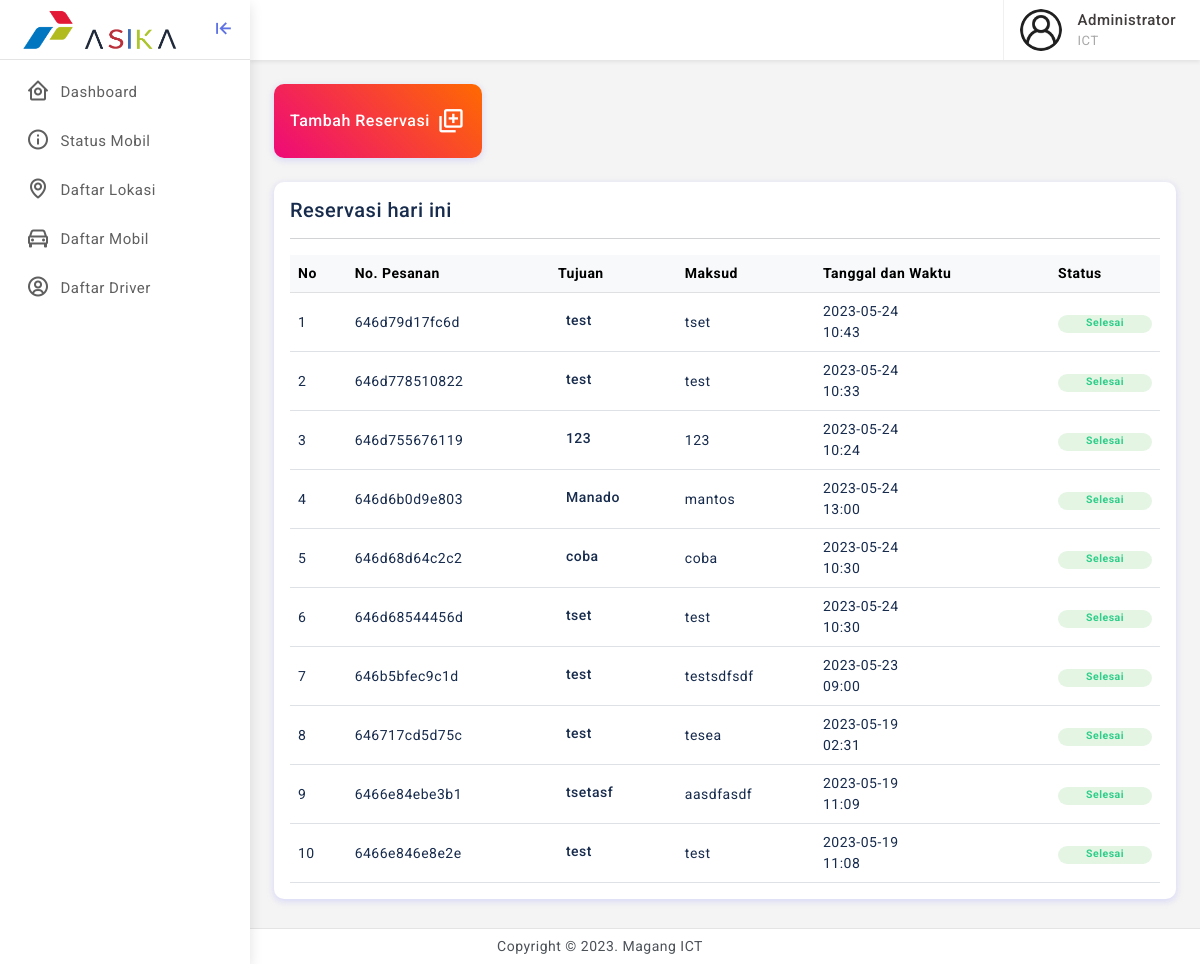
Page /dashboard/dashboard.php (signed in) on the earlier database version.
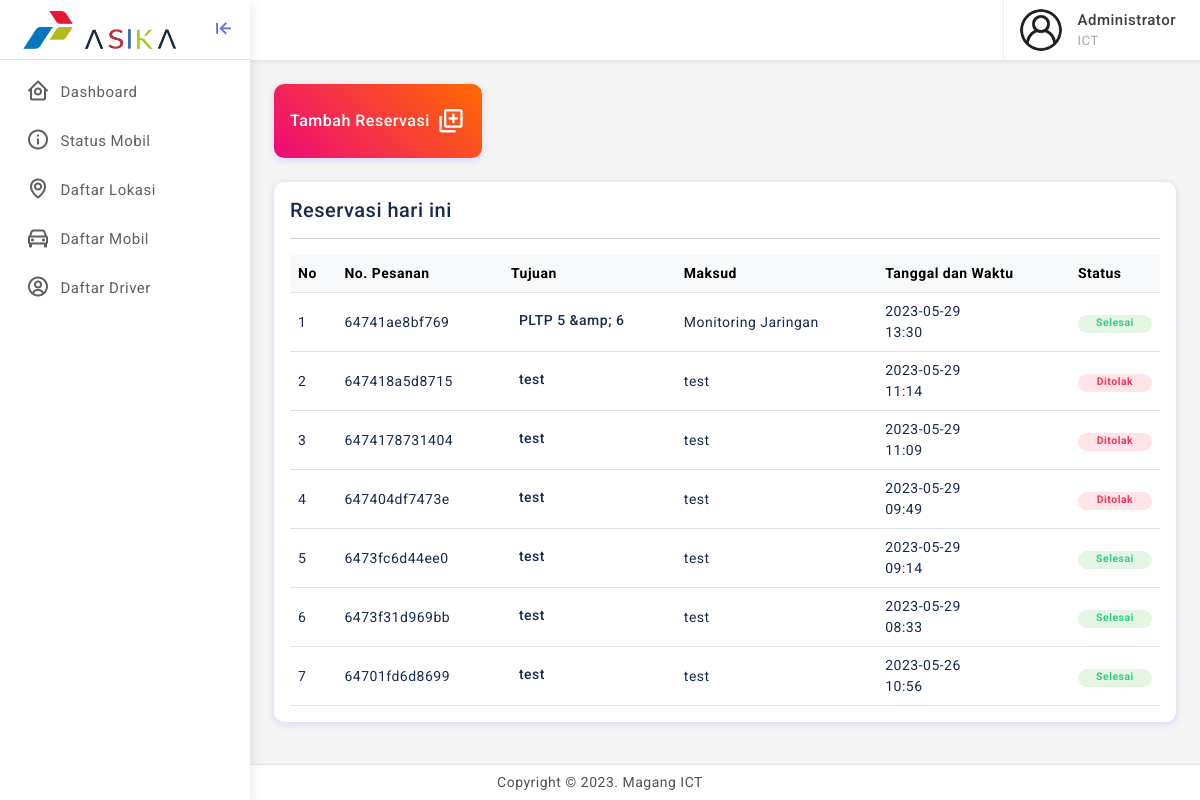
Same page on the later database version.
### tables this page shows
CREATE TABLE `tb_reservasi` (
  `id_reservasi` int(11) NOT NULL,
  `no_pesanan` varchar(100) NOT NULL,
  `tujuan` varchar(255) NOT NULL,
  `maksud` varchar(255) NOT NULL,
  `user` varchar(100) NOT NULL,
  `fungsi` varchar(100) NOT NULL,
  `nomor` varchar(50) NOT NULL,
  `tanggal` varchar(100) NOT NULL,
  `waktu` varchar(100) NOT NULL,
  `status` varchar(100) NOT NULL DEFAULT 'pending',
  `id_user` varchar(100) NOT NULL,
  `waktu_selesai` timestamp NOT NULL DEFAULT current_timestamp() ON UPDATE current_timestamp(),
  `keterangan` varchar(255) NOT NULL
);

### dashboard/dashboard.php (the view, shortened to what this page needs)
<?php
include "../include/koneksi.php";
include "../include/head.php";
$nama = $_SESSION['qwe'];
if ($_SESSION['role'] == "user") {
	$data = mysqli_query($koneksi, "SELECT * FROM `tb_reservasi` WHERE `tb_reservasi`.`user` = '$nama' ORDER BY id_reservasi DESC");
	$datalok = mysqli_query($koneksi, "SELECT * FROM `tb_lokasi`");
} else {
	$data = mysqli_query($koneksi, "SELECT * FROM `tb_reservasi` ORDER BY `id_reservasi` DESC");
}
?>
<div class="row row-cols-1 row-cols-md-2 row-cols-xl-4">
	<div class="col">
		<a href="#" data-bs-toggle="modal" data-bs-target="#tambahReservasiModal">
			<div class="card radius-10 bg-gradient-ibiza">
				<div class="card-body">
					<div class="d-flex align-items-center">
						<h6 class="mb-0 text-white">Tambah Reservasi</h6>
						<div class="ms-auto">
							<i class='bx bx-add-to-queue fs-3 text-white'></i>
						</div>
					</div>
				</div>
			</div>
		</a>
	</div>
</div>
<div class="card radius-10">
	<div class="card-body">
		<div class="d-flex align-items-center">
			<div>
				<h5 class="mb-0">Reservasi hari ini</h5>
			</div>
		</div>
		<hr>
		<div class="table-responsive">
			<table class="table align-middle mb-0" id="dt">
				<thead class="table-light">
					<tr>
						<th>No</th>
						<th>No. Pesanan</th>
						<th>Tujuan</th>
						<th>Maksud</th>
						<th>Tanggal dan Waktu</th>
						<th>Status</th>
					</tr>
				</thead>
				<tbody>
					<?php
					$no = 1;
					foreach ($data as $d) {
					?>
						<tr>
							<td><?= $no++; ?></td>
							<td><?= htmlspecialchars($d['no_pesanan']); ?></td>
							<td>
								<div class="d-flex align-items-center">
									<div class="ms-2">
										<h6 class="mb-1 font-14"><?= htmlspecialchars($d['tujuan']); ?></h6>
									</div>
								</div>
							</td>
							<td><?= htmlspecialchars($d['maksud']); ?></td>
							<td><?= htmlspecialchars($d['tanggal']); ?><br> <?= htmlspecialchars($d['waktu']); ?></td>
							<td>
								<?php
								if ($d['status'] == "pending") {
								?>
									<div class="badge rounded-pill bg-light-info text-info w-100">Menunggu</div>
								<?php
								} else if ($d['status'] == "inproses") {
								?>
									<div class="badge rounded-pill bg-light-warning text-warning w-100">Dalam perjalanan</div>
								<?php
								} else if ($d['status'] == "selesai") {
								?>
									<div class="badge rounded-pill bg-light-success text-success w-100">Selesai</div>
								<?php
								} else if ($d['status'] == "ditolak") {
								?>
									<div class="badge rounded-pill bg-light-danger text-danger w-100">Ditolak</div>
								<?php
								}
								?>
							</td>
						</tr>
					<?php
					}
					?>
				</tbody>
			</table>
		</div>
	</div>
</div>
<?php
include "../include/foot.php";
?>

Differences in the rows shown:
removed tb_reservasi: no_pesanan "646d79d17fc6d", tujuan "test", maksud "tset", tanggal "2023-05-24", waktu "10:43", status "Selesai"
removed tb_reservasi: no_pesanan "646d778510822", tujuan "test", maksud "test", tanggal "2023-05-24", waktu "10:33", status "Selesai"
removed tb_reservasi: no_pesanan "646d755676119", tujuan "123", maksud "123", tanggal "2023-05-24", waktu "10:24", status "Selesai"
removed tb_reservasi: no_pesanan "646d6b0d9e803", tujuan "Manado", maksud "mantos", tanggal "2023-05-24", waktu "13:00", status "Selesai"
removed tb_reservasi: no_pesanan "646d68d64c2c2", tujuan "coba", maksud "coba", tanggal "2023-05-24", waktu "10:30", status "Selesai"
removed tb_reservasi: no_pesanan "646d68544456d", tujuan "tset", maksud "test", tanggal "2023-05-24", waktu "10:30", status "Selesai"
removed tb_reservasi: no_pesanan "646b5bfec9c1d", tujuan "test", maksud "testsdfsdf", tanggal "2023-05-23", waktu "09:00", status "Selesai"
removed tb_reservasi: no_pesanan "646717cd5d75c", tujuan "test", maksud "tesea", tanggal "2023-05-19", waktu "02:31", status "Selesai"
removed tb_reservasi: no_pesanan "6466e84ebe3b1", tujuan "tsetasf", maksud "aasdfasdf", tanggal "2023-05-19", waktu "11:09", status "Selesai"
removed tb_reservasi: no_pesanan "6466e846e8e2e", tujuan "test", maksud "test", tanggal "2023-05-19", waktu "11:08", status "Selesai"
added tb_reservasi: no_pesanan "64741ae8bf769", tujuan "PLTP 5 &amp; 6", maksud "Monitoring Jaringan", tanggal "2023-05-29", waktu "13:30", status "Selesai"
added tb_reservasi: no_pesanan "647418a5d8715", tujuan "test", maksud "test", tanggal "2023-05-29", waktu "11:14", status "Ditolak"
added tb_reservasi: no_pesanan "6474178731404", tujuan "test", maksud "test", tanggal "2023-05-29", waktu "11:09", status "Ditolak"
added tb_reservasi: no_pesanan "647404df7473e", tujuan "test", maksud "test", tanggal "2023-05-29", waktu "09:49", status "Ditolak"
added tb_reservasi: no_pesanan "6473fc6d44ee0", tujuan "test", maksud "test", tanggal "2023-05-29", waktu "09:14", status "Selesai"
added tb_reservasi: no_pesanan "6473f31d969bb", tujuan "test", maksud "test", tanggal "2023-05-29", waktu "08:33", status "Selesai"
added tb_reservasi: no_pesanan "64701fd6d8699", tujuan "test", maksud "test", tanggal "2023-05-26", waktu "10:56", status "Selesai"
